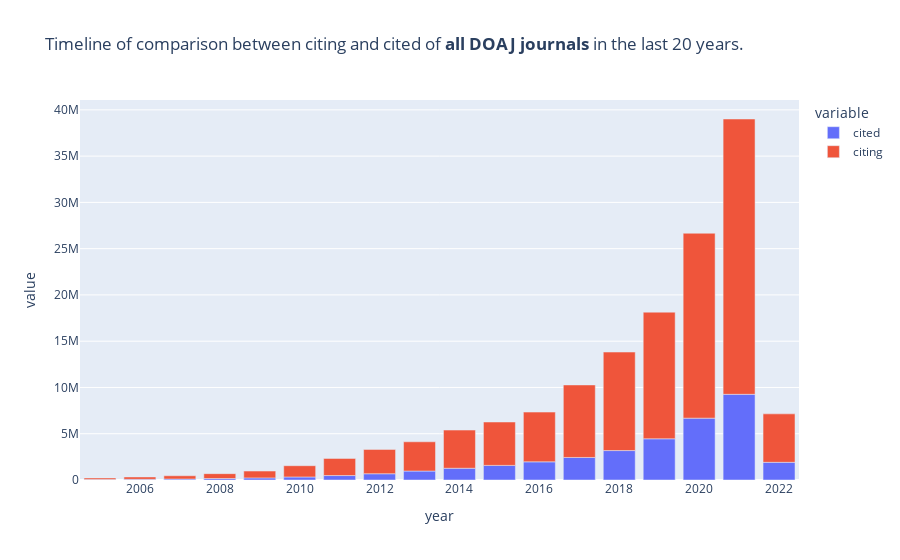

Notebook code for this chart:
### Markdown cell above
Plotting the comparison between the citing and cited numbers.

### Code cell
comp_years_fig = px.bar(final_df_years[-20:-2], x='year', y=['cited','citing'], 
             title='Timeline of comparison between citing and cited of <b>all DOAJ journals</b> in the last 20 years.',
             height=600)
comp_years_fig.show()

### Figure 1 — Plotly figure (JSON) as saved in the notebook; plotly's stock layout.template omitted (floating-point values rounded to 4 significant figures)
{"data": [{"alignmentgroup": "True", "hovertemplate": "variable=cited<br>year=%{x}<br>value=%{y}<extra></extra>", "legendgroup": "cited", "marker": {"color": "#636efa", "pattern": {"shape": ""}}, "name": "cited", "offsetgroup": "cited", "orientation": "v", "showlegend": true, "textposition": "auto", "type": "bar", "x": [2005, 2006, 2007, 2008, 2009, 2010, 2011, 2012, 2013, 2014, 2015, 2016, 2017, 2018, 2019, 2020, 2021, 2022], "xaxis": "x", "y": [50604, 74864, 107533, 157656, 228497, 328751, 480932, 676115, 968021, 1270954, 1579080, 1963331, 2435425, 3180086, 4453495, 6683574, 9259379, 1910822], "yaxis": "y"}, {"alignmentgroup": "True", "hovertemplate": "variable=citing<br>year=%{x}<br>value=%{y}<extra></extra>", "legendgroup": "citing", "marker": {"color": "#EF553B", "pattern": {"shape": ""}}, "name": "citing", "offsetgroup": "citing", "orientation": "v", "showlegend": true, "textposition": "auto", "type": "bar", "x": [2005, 2006, 2007, 2008, 2009, 2010, 2011, 2012, 2013, 2014, 2015, 2016, 2017, 2018, 2019, 2020, 2021, 2022], "xaxis": "x", "y": [164406, 251703, 349618, 528872, 736905, 1215769, 1851102, 2630129, 3160770, 4124423, 4689208, 5374938, 7837277, 10645902, 13683892, 19982398, 29752396, 5235459], "yaxis": "y"}], "layout": {"autosize": true, "barmode": "relative", "legend": {"title": {"text": "variable"}, "tracegroupgap": 0}, "title": {"text": "Timeline of comparison between citing and cited of <b>all DOAJ journals</b> in the last 20 years."}, "xaxis": {"anchor": "y", "autorange": true, "domain": [0, 1], "range": [2004.0, 2022.0], "title": {"text": "year"}, "type": "linear"}, "yaxis": {"anchor": "x", "autorange": true, "domain": [0, 1], "range": [0, 41070000.0], "title": {"text": "value"}, "type": "linear"}}}
